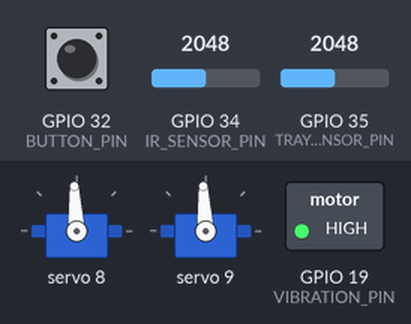
Bench run of a sketch on a simulated ESP32. Parts: 2 × servo, switched loads named in the sketch (green lamp = pin HIGH). Inputs (shaded band) come from the test bench; at power-on: GPIO 34 (IR_SENSOR_PIN) = 2048, GPIO 32 (BUTTON_PIN) HIGH, GPIO 35 (TRAY_IR_SENSOR_PIN) = 2048. What the sketch prints to the serial monitor is not drawn.

Above: at 3.2 s.
3.3 s: GPIO 34 (IR_SENSOR_PIN) set to 1304
4.8 s: GPIO 34 (IR_SENSOR_PIN) set to 1215
At 5.2 s:
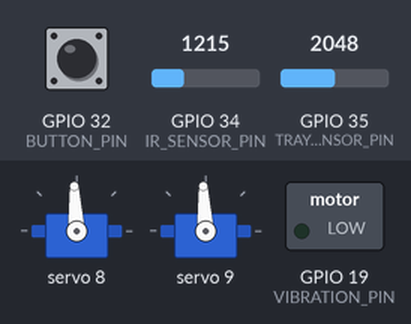
6.3 s: GPIO 32 (BUTTON_PIN) pulled LOW for 0.15 s
At 6.8 s:
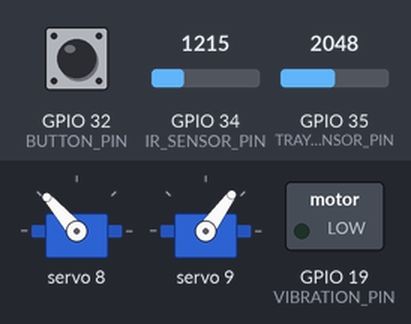
7.9 s: GPIO 34 (IR_SENSOR_PIN) set to 2866
At 8.3 s:
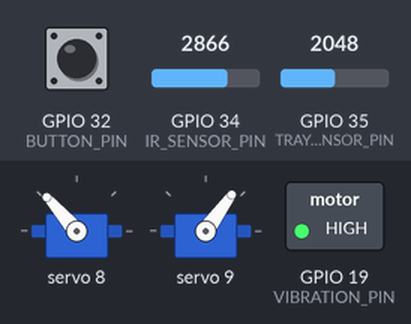
9.4 s: GPIO 32 (BUTTON_PIN) pulled LOW for 1 s
At 9.9 s:
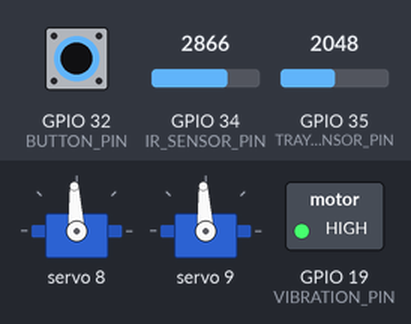
11.9 s: GPIO 32 (BUTTON_PIN) pulled LOW for 3.2 s
At 12.5 s:
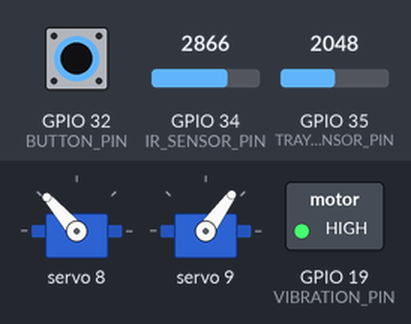
Timing chart, 0 to 14.9 s (numbered marks = the images above; inputs shaded):
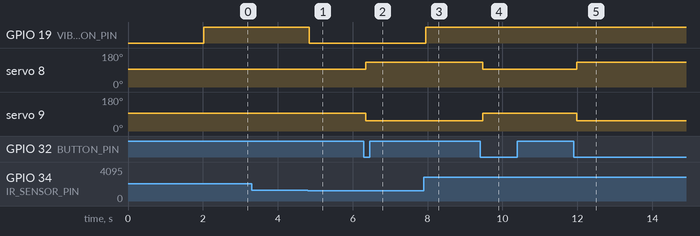

Measured:
- the behaviour switches between 1241 and 1240 on GPIO 34 (IR_SENSOR_PIN) (found by bisection; images 0 and 1)
- after the input at 3.3 s, every drawn part: stays the same
- after the input at 4.8 s, GPIO 19 (VIBRATION_PIN): HIGH → LOW at once
- after the input at 6.3 s, servo 8: 93° → 131° after 0.05 s; servo 9: 93° → 54° after 0.05 s
- after the input at 7.9 s, GPIO 19 (VIBRATION_PIN): LOW → HIGH after 0.06 s
- after the input at 9.4 s, servo 8: 131° → 93° after 0.07 s; servo 9: 54° → 93° after 0.07 s
- after the input at 11.9 s, servo 8: 93° → 131° after 0.08 s; servo 9: 93° → 54° after 0.09 s

The sketch:

sketch_may04a.ino
```cpp
#include <Wire.h>
#include <Adafruit_PWMServoDriver.h>

// PCA9685 setup
Adafruit_PWMServoDriver pwm = Adafruit_PWMServoDriver(0x40);  // Default address

#define SERVO_CHANNEL_LEFT 8       // right Servo connected to channel 8 on PCA9685
#define SERVO_CHANNEL_RIGHT 9       // left Servo connected to channel 9 on PCA9685
#define SERVO_CENTER  1500    // Custom center pulse

#define SERVO_RIGHT 1100    // Custom center pulse
#define SERVO_LEFT 1900    // Custom center pulse

#define SERVO_RIGHT_CENTER 1500    // Custom center pulse
#define SERVO_LEFT_CENTER 1500    // Custom center pulse

#define SERVO_OFFSET 300

#define SERVO_LEFT_POS  (SERVO_LEFT_CENTER + SERVO_OFFSET)   // e.g., 1800
#define SERVO_RIGHT_POS (SERVO_RIGHT_CENTER - SERVO_OFFSET)   // e.g., 1200


#define BUTTON_PIN 32         // Joystick button

// IR sensor and vibration motor
#define IR_SENSOR_PIN 34
#define TRAY_IR_SENSOR_PIN 35

#define VIBRATION_PIN 19

// Servo state
bool isRight = false;
bool prevButtonState = HIGH;

void setup() {
  Serial.begin(115200);
  delay(2000);
  Serial.println("Setup starting...");

  // Button setup
  pinMode(BUTTON_PIN, INPUT_PULLUP);

  // IR sensor and vibration motor
  pinMode(IR_SENSOR_PIN, INPUT);
  pinMode(TRAY_IR_SENSOR_PIN, INPUT);
  pinMode(VIBRATION_PIN, OUTPUT);
  digitalWrite(VIBRATION_PIN, LOW);  // Start with vibration off

  // I2C and PCA9685 setup
  Wire.begin(21, 22);  // ESP32 SDA, SCL
  pwm.begin();
  pwm.setPWMFreq(50);  // 50Hz for servos
  delay(10);

  // Initialize servo position
  moveServoMicroseconds(SERVO_CHANNEL_LEFT, SERVO_CENTER);
  moveServoMicroseconds(SERVO_CHANNEL_RIGHT, SERVO_CENTER);
  Serial.println("Servo initialized at center.");
}

void loop() {
  // ---- Joystick Button Logic ----
  int buttonState = digitalRead(BUTTON_PIN);
  int traySensorValue = analogRead(TRAY_IR_SENSOR_PIN);
  float trayVoltage = traySensorValue * (3.3 / 4095.0);  // Convert to volts
  if (prevButtonState == HIGH && buttonState == LOW) {
    isRight = !isRight;
    if (isRight) {
      moveServoMicroseconds(SERVO_CHANNEL_LEFT, SERVO_LEFT);
      moveServoMicroseconds(SERVO_CHANNEL_RIGHT, SERVO_RIGHT);
      Serial.println("Servo moved RIGHT");
    } else {
      moveServoMicroseconds(SERVO_CHANNEL_LEFT, SERVO_CENTER);
      moveServoMicroseconds(SERVO_CHANNEL_RIGHT, SERVO_CENTER);
      Serial.println("Servo moved CENTER");
    }
    delay(200); // Debounce
  }
  prevButtonState = buttonState;

  // ---- IR Sensor & Vibration Motor Logic ----
  int sensorValue = analogRead(IR_SENSOR_PIN);
  float voltage = sensorValue * (3.3 / 4095.0);  // Convert to volts

  Serial.print("IR Sensor Voltage: ");
  Serial.print(voltage);
  Serial.print(" V - ");

  if (voltage > 1.0) {
    digitalWrite(VIBRATION_PIN, HIGH);
    Serial.println("Hand detected - Vibration ON");
  } else {
    digitalWrite(VIBRATION_PIN, LOW);
    Serial.println("No hand - Vibration OFF");
  }

  delay(100); // Smooth reading
}

// Convert microseconds to PWM signal for PCA9685
void moveServoMicroseconds(uint8_t channel, int pulse_us) {
  int pwm_val = (pulse_us * 4096) / 20000;  // Convert to 12-bit value
  pwm.setPWM(channel, 0, pwm_val);

  Serial.print("Servo Channel ");
  Serial.print(channel);
  Serial.print(" → ");
  Serial.print(pulse_us);
  Serial.print("us → PWM: ");
  Serial.println(pwm_val);
}
```
